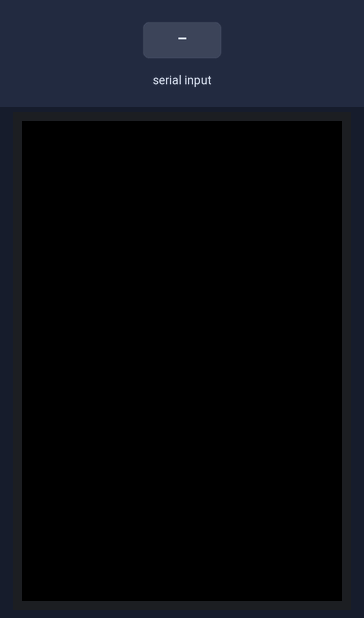
Bench run of a sketch on a simulated ESP32. Parts: 320×480 colour display. Inputs (shaded band) come from the test bench. What the sketch prints to the serial monitor is not drawn.

Above: at 1.3 s.
1.4 s: "1\n" received over Serial
At 2.5 s:
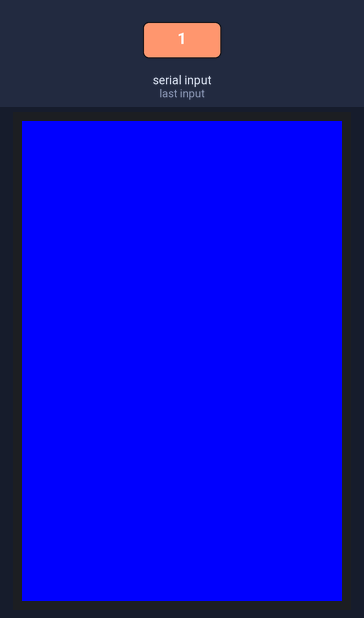
Timing chart, 0 to 1.8 s (numbered marks = the images above; inputs shaded):
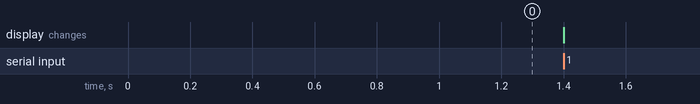

The sketch:

simple.ino
```cpp
#include <qrcode_espi.h>


#include <SPI.h>
#include <TFT_eSPI.h>

TFT_eSPI display = TFT_eSPI();
QRcode_eSPI qrcode (&display);


void setup() {
  Serial.begin(115200);
  Serial.println("");
  Serial.println("Starting...");

  // enable debug qrcode
  // qrcode.debug();
  display.init();
  // Initialize QRcode display using library
  qrcode.init();
  // create qrcode

}

void loop() {
  uint16_t t_x = 0, t_y = 0;
  bool pressed = display.getTouch(&t_x, &t_y);
  Serial.println(t_x);
  Serial.println(t_y);
  static String msg = "";

  /**
     เช็คว่าถ้ามีค่าเข้ามาจาก Serial monitor ให้วนรับค่า
     และแสดงออกทาง arduino ทีละตัวอักษร
     และแสดงออกทาง Serial monitor ทีละตัวอักษร จนครบทุกตัวอักษร
     และออกจาก loop
  */


  /**
     เช็คว่าถ้ามีค่าเข้ามาจาก arduino ให้วนรับค่า
     และแสดงออกทาง Serial monitor ทีละตัวอักษร จนครบทุกตัวอักษร
     และออกจาก loop
  */
  while (Serial.available() > 0) {
    char inByte = Serial.read();


    //เก็บสะสมค่าไว้ใน String ชื่อ msg
    msg += inByte;

    //จนกว่าค่าที่อ่านได้จะเป็นการขึ้นบรรทัดใหม่
    if (inByte == '\n') {

      //ดึงค่าแรก (index 0) ออกจาก String msg เก็บไว้บน value_1
      String value_1 = getValue(msg, ',', 0);

      //ดึงค่าแรก (index 1) ออกจาก String msg เก็บไว้บน value_2
      String value_2 = getValue(msg, ',', 1);
      if (value_1.toInt() == 1) {
        Serial.print("value_1 : ");
        display.fillScreen(TFT_BLUE);
        Serial.println(value_2.toFloat());
      }
      if (value_1.toInt() == 2) {
        Serial.print("value_2 : ");
        qrcode.create(value_2);
        Serial.println(value_2.toFloat());
      }
      Serial.print( value_1.toInt() ); //แปลงค่าจาก String เป็นจำนวนเต็มด้วย toInt()
      Serial.print(" and ");
      Serial.println( value_2.toFloat() ); //แปลงค่าจาก string เป็นทศนิยมด้วย toFloat()
      msg = "";
    }
  }
}


/**
   ใช้ดึงค่า String ออกจาก String โดยใช้การตัดคำจาก separator ซึ่ง
   อาจจะเป็น , ; : หรืออะไรก็ได้ที่ใช้แยกคำ
*/
String getValue(String data, char separator, int index)
{
  int found = 0;
  int strIndex[] = {0, -1};
  int maxIndex = data.length() - 1;

  for (int i = 0; i <= maxIndex && found <= index; i++) {
    if (data.charAt(i) == separator || i == maxIndex) {
      found++;
      strIndex[0] = strIndex[1] + 1;
      strIndex[1] = (i == maxIndex) ? i + 1 : i;
    }
  }

  return found > index ? data.substring(strIndex[0], strIndex[1]) : "";
}
```

Source omitted: frame.c (data table, 2605 bytes)
